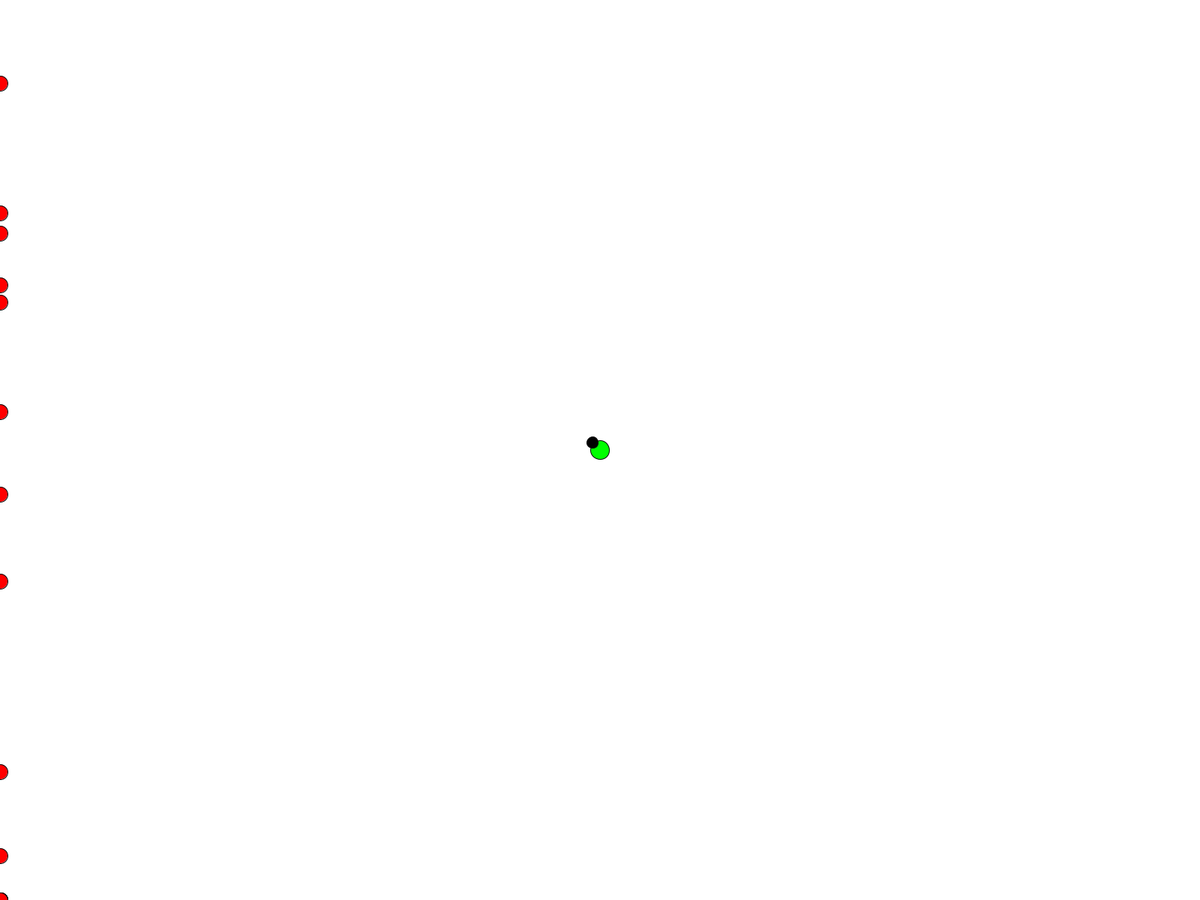
Frame 1 (no input)
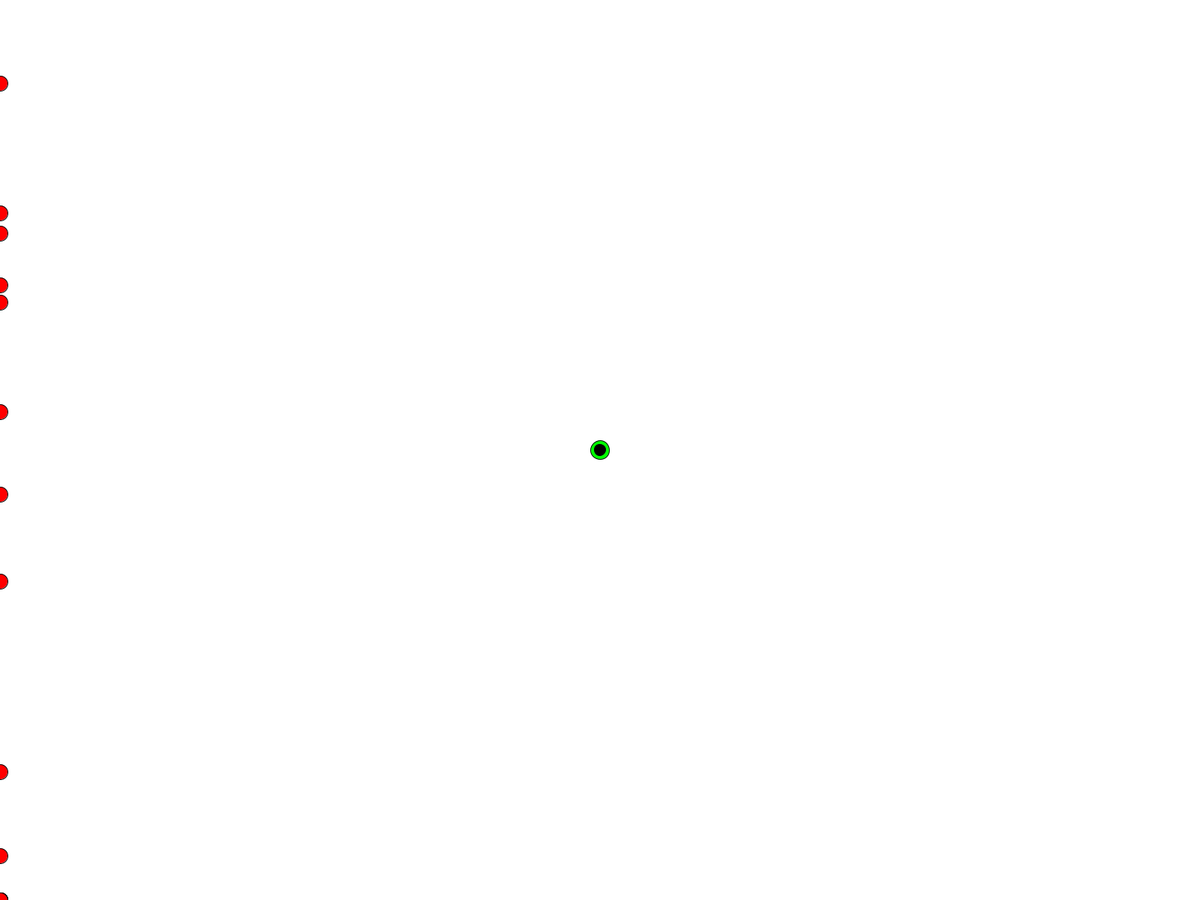
Frame 60 (the mouse pressed at the canvas centre just before this capture)
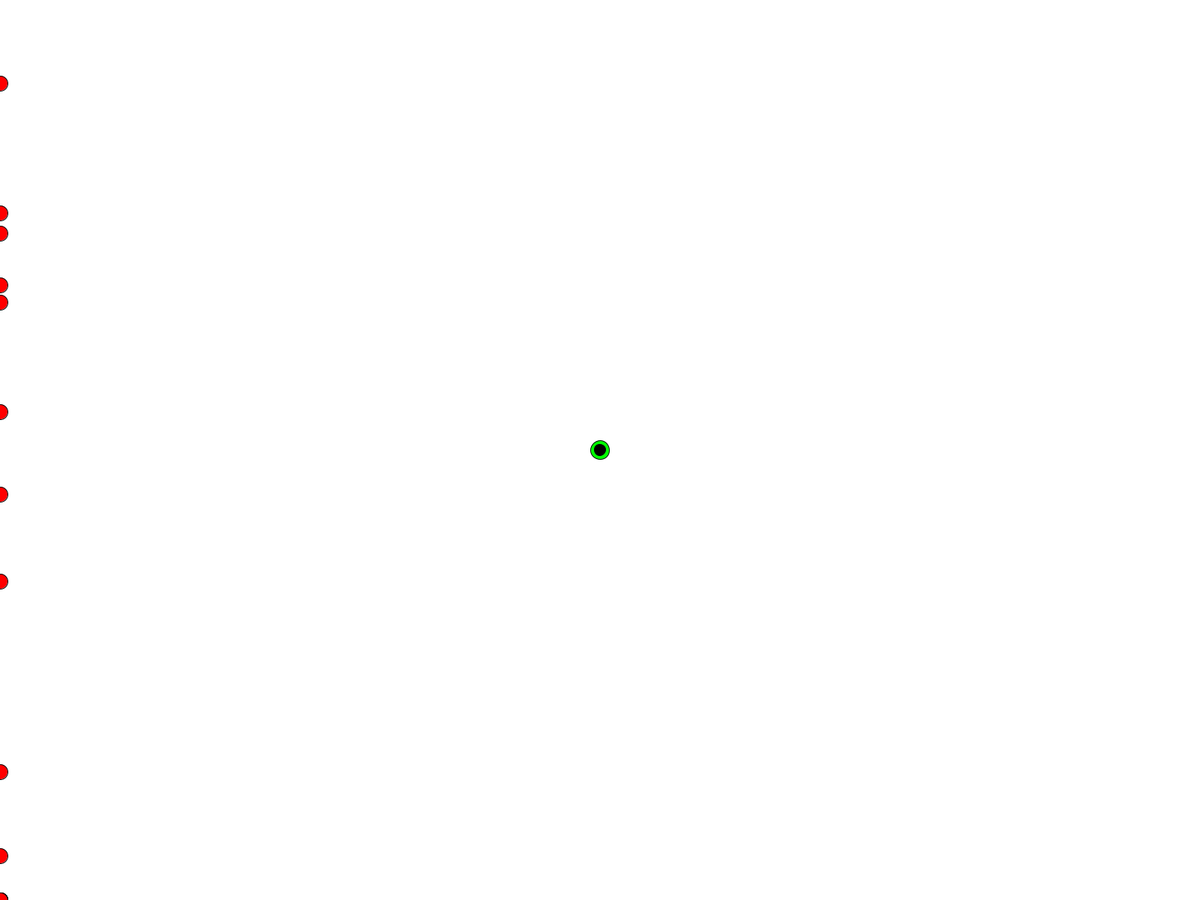
Frame 120 (the mouse held since frame 60 and released just before this capture)

The Processing sketch that drew these frames (run headless with seeded random() and noise(); from frame 60 on, the mouse is pressed at the canvas centre):

// Processing sketch: Game_Manager
// ── Game_Manager.pde
// Processing Game

Player player;  // Declare a Player
NPC chaser;  // Declare an NPC
Enemy enemy;  // Declare an enemy

int[] enemyX;
int[] enemyY;
int amount_enemy = 10;

void setup() {
  fullScreen();

  player = new Player(width / 2, height / 2);
  chaser = new NPC(width / 2 - 10, height / 2 - 10);
  enemy = new Enemy(0, height);

  player.posX = width / 2.0;
  player.posY = height / 2.0;

  enemyX = new int[amount_enemy];
  enemyY = new int[amount_enemy];
  for (int counter = 0; counter < amount_enemy; counter++) {
    enemyX[counter] = 0; // The enemies appear from the left of the screen
    enemyY[counter] = (int)random(height);
  }
}

void draw() {
  background(255);

  player.drawEntity(color(0, 255, 0));
  chaser.drawEntity(0);
  chaser.chase(player);

  for (int counter = 0; counter < amount_enemy; counter++) {
    enemy.drawEntity(color(255, 0, 0));
    ellipse(enemyX[counter], enemyY[counter], enemy.radius, enemy.radius);
  }
}

void mouseMoved() {
  player.posX = mouseX;
  player.posY = mouseY;
}

void keyPressed() {
  switch (key) {
  case 'w':
  case 'W':
    player.posY -= 4;
    break;
  case 'a':
  case 'A':
    player.posX -= 4;
    break;
  case 's':
  case 'S':
    player.posY += 4;
    break;
  case 'd':
  case 'D':
    player.posX += 4;
    break;
  }
}

// ── Enemy.pde
// Enemy class
class Enemy extends Entity {

  Enemy(int spawnX, int spawnY) {
    posX = spawnX;
    posY = spawnY;

    health = 50;
    radius = 20;
  }
}

// ── Entity.pde
// Parent class of all entities
class Entity {
  float posX, posY; // Coordinates of the entity
  int health; // Health of the entity
  int speed; // Movement speed of the entity
  int radius; // Radius of the entity
  int quadrant; // Quadrant where the entity is located

  void drawEntity(color entityColor) {
    fill(entityColor);
    ellipse(posX, posY, radius, radius);
  }
}

// ── NPC.pde
// NPC class
class NPC extends Entity {

  float chaseVelocity;  // Velocity (0 - 1) to chase the target

  // Chase another entity
  void chase(Entity chasingTarget) {
    posX = (1 -   chaseVelocity) * posX + chaseVelocity * chasingTarget.posX;
    posY = (1 - chaseVelocity) * posY + chaseVelocity * chasingTarget.posY;
  }

  // NPC constructor
  NPC (int spawnX, int spawnY) {
    posX = spawnX;  // Spawn coordinate X
    posY = spawnY;  // Spawn coordinate Y
    
    chaseVelocity = 0.15;  // Initial velocity

    health = 100;  // Initial health
    radius = 15;  // Initial radius
  }
}

// ── Old_Code.pde
/*
// Processing Game

// NPCs and PC parameters declaration
int[] npc_x;
int[] npc_y;
int[] npc_quadrant; // Quadrant of each NPC
int pc_quadrant; // Player current quadrant

int amount_npcs = 5;
int radius_npcs = 30;
int radius_pc = 10;

void setup() {
  
  size(800, 600);

  npc_x = new int[amount_npcs];
  npc_y = new int[amount_npcs];
  npc_quadrant = new int[amount_npcs];

  for (int i = 0; i < amount_npcs; i++) {
    npc_x[i] = (int)random(width);
    npc_y[i] = (int)random(height);

    if (npc_x[i] < width / 2) {
      if (npc_y[i] < height / 2) npc_quadrant[i] = 1;
      else npc_quadrant[i] = 4;
    } else {
      if (npc_y[i] < height / 2) npc_quadrant[i] = 2;
      else npc_quadrant[i] = 3;
    }
  }
}

void draw() {

  // Clear last frame
  background (0);

  for (int i = 0; i < amount_npcs; i++) {
    fill(255);
    ellipse(npc_x[i], npc_y[i], radius_npcs, radius_npcs);
  }
}

void mouseMoved() {

  float[] vector = new float[2];  // The X and Y components of each npc
  float module;  // The module of the two previous two vectors

  // Evaluate collisions
  for (int i = 0; i < amount_npcs; i++) {

    // Detects the PC's quadrant
    if (mouseX < width / 2) {
      if (mouseY < height / 2) pc_quadrant = 1;
      else pc_quadrant = 4;
    } else {
      if (mouseY < height / 2) pc_quadrant = 2;
      else pc_quadrant = 3;
    }

    if (pc_quadrant == npc_quadrant[i]) { // Detect if the PC is in the same quadrant as the indexed NPC

      vector[0] = npc_x[i] - mouseX;
      vector[1] = npc_x[i] - mouseX;
      module = sqrt(vector[0] * vector[0] + vector[1] * vector[1]); // Calculate the module

      if (module < radius_pc + radius_npcs) { // Detect if the PC and the NPC are colliding
        println("I just collided with", i);
        break;
      } else println("Not colliding");
    } else println("I just collided with ", pc_quadrant, "different of ", npc_quadrant[i]);

    // Draw the PC
    fill(100, 200, 200);
    ellipse(mouseX, mouseY, radius_pc, radius_pc);
  }
}
*/

// ── Player.pde
// Player class
class Player extends Entity {

  // Player constructor
  Player (int spawnX, int spawnY) {
    posX = spawnX;  // Spawn coordinate X
    posY = spawnY;  // Spawn coordinate Y

    health = 100;  // Initial health
    radius = 25;  // Initial radius
  }
}
